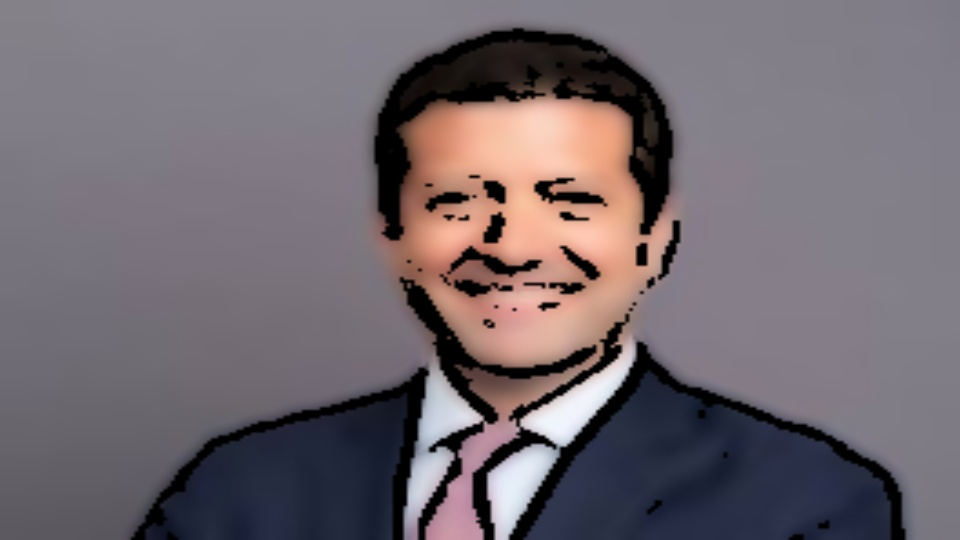
#> input picture Cartoonify/cartoonified_Image.jpg, 960 x 540 px
$ python -i cartoonifier-python-project.py   (imports and definitions only)
#> lines starting #> are read from the running program, lines starting #| are printed output that depends on the picture; after the words box and inside, x2 and y2 are one past the last pixel; in counts of white or black regions, pixels touching at a corner belong together
import cv2 #for image processing
import easygui #to open the filebox
import numpy as np #to store image
import imageio #to read image stored at particular path

import sys
import matplotlib.pyplot as plt
import os
import tkinter as tk
from tkinter import filedialog
from tkinter import *
from PIL import ImageTk, Image   # Pillow
import wget  # for image download

# [4 lines not run here, left out]
# [1 line that did not run here, left out]

def upload():
    ImagePath=easygui.fileopenbox()
    cartoonify(ImagePath)


def cartoonify(ImagePath):
    # read the image
#> called with ImagePath = 'cartoonified_Image.jpg'
    originalmage = cv2.imread(ImagePath)
#> originalmage is the input picture: shape (540, 960, 3); mean B, G, R 111, 104.4, 113.2
    originalmage = cv2.cvtColor(originalmage, cv2.COLOR_BGR2RGB)
    #print(image)  # image is stored in form of numbers

    # confirm that image is chosen
    if originalmage is None:
        print("Can not find any image. Choose appropriate file")
        sys.exit()

    ReSized1 = cv2.resize(originalmage, (960, 540))
    #plt.imshow(ReSized1, cmap='gray')


    #converting an image to grayscale
    grayScaleImage= cv2.cvtColor(originalmage, cv2.COLOR_BGR2GRAY)
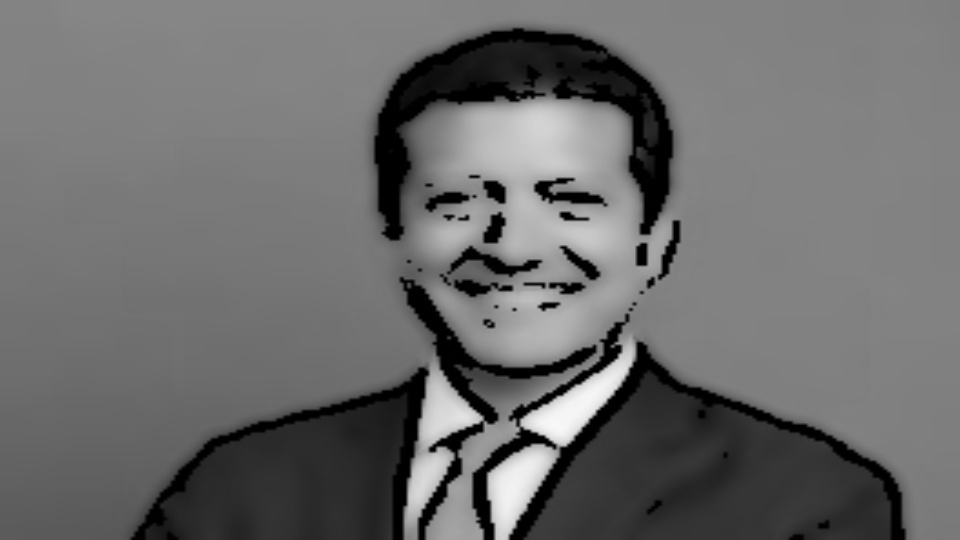
#> grayScaleImage: shape (540, 960); min 0, max 248, mean 107.3
    ReSized2 = cv2.resize(grayScaleImage, (960, 540))
    #plt.imshow(ReSized2, cmap='gray')


    #applying median blur to smoothen an image
    smoothGrayScale = cv2.medianBlur(grayScaleImage, 5)
    ReSized3 = cv2.resize(smoothGrayScale, (960, 540))
    #plt.imshow(ReSized3, cmap='gray')

    #retrieving the edges for cartoon effect
    #by using thresholding technique
    getEdge = cv2.adaptiveThreshold(smoothGrayScale, 255,
        cv2.ADAPTIVE_THRESH_MEAN_C,
        cv2.THRESH_BINARY, 9, 9)
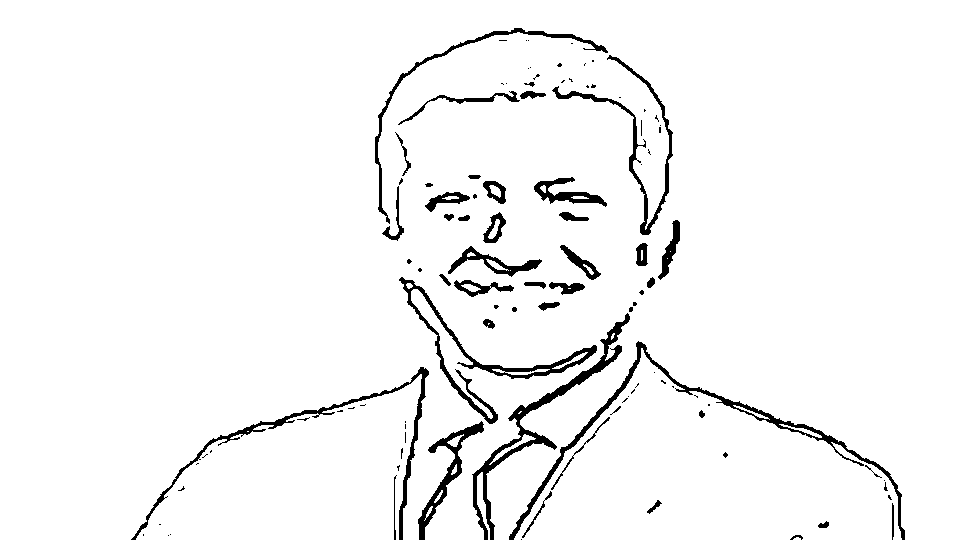
#> getEdge: shape (540, 960); 95.9% white; 106 black regions (63 under 20 px), largest, box (x1, y1, x2, y2) and area: (509, 341, 905, 540) 2785, (472, 313, 630, 540) 2703, (399, 277, 597, 424) 2351

    ReSized4 = cv2.resize(getEdge, (960, 540))
    #plt.imshow(ReSized4, cmap='gray')

    #applying bilateral filter to remove noise
    #and keep edge sharp as required
    colorImage = cv2.bilateralFilter(originalmage, 9, 300, 300)
    ReSized5 = cv2.resize(colorImage, (960, 540))
    #plt.imshow(ReSized5, cmap='gray')


    #masking edged image with our "BEAUTIFY" image
    cartoonImage = cv2.bitwise_and(colorImage, colorImage, mask=getEdge)

    ReSized6 = cv2.resize(cartoonImage, (960, 540))
    #plt.imshow(ReSized6, cmap='gray')

    # Plotting the whole transition
    images=[ReSized1, ReSized2, ReSized3, ReSized4, ReSized5, ReSized6]

    fig, axes = plt.subplots(3,2, figsize=(8,8), subplot_kw={'xticks':[], 'yticks':[]}, gridspec_kw=dict(hspace=0.1, wspace=0.1))
    for i, ax in enumerate(axes.flat):
        ax.imshow(images[i], cmap='gray')

#> (the run stopped early here; a loop or call above may not have finished)

$ run again, on Cartoonify/cartoonify.jpg
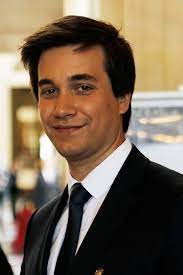
#> input picture Cartoonify/cartoonify.jpg, 183 x 275 px
#> in cartoonify, originalmage is the input picture: shape (275, 183, 3); mean B, G, R 83.5, 103.1, 121
#> in cartoonify, `getEdge = cv2.adaptiveThreshold(smoothGrayScale, 255, cv2.ADAPTIVE_THR..`:
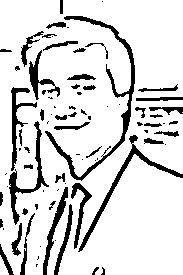
#> getEdge: shape (275, 183); 85.2% white; 81 black regions (37 under 20 px), largest, box (x1, y1, x2, y2) and area: (45, 16, 135, 181) 1331, (78, 135, 183, 252) 816, (9, 121, 49, 225) 669
#> in cartoonify, `ReSized6 = cv2.resize(cartoonImage, (960, 540))`:
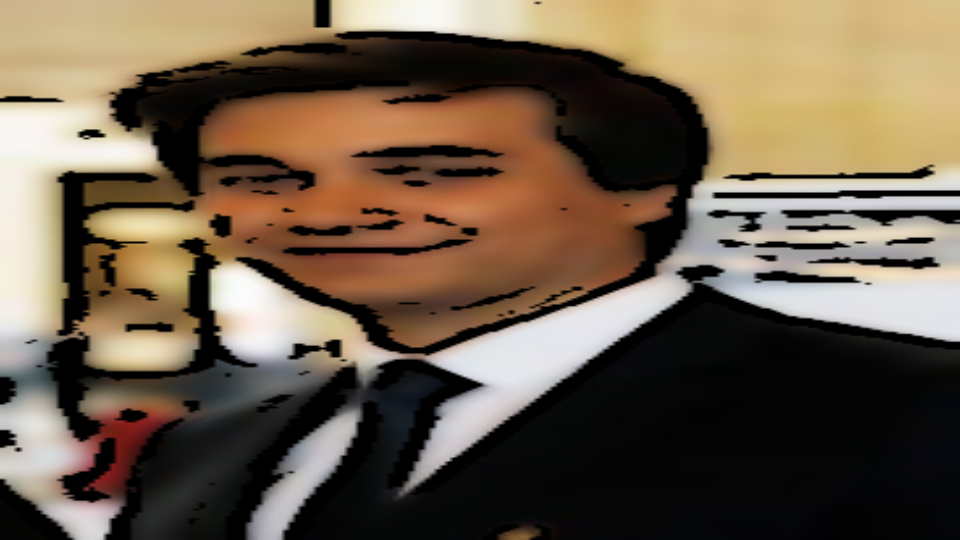
#> ReSized6: shape (540, 960, 3); mean R, G, B 108.3, 92.7, 75.1

$ run again, on Cartoonify/cartoonify_2.jpg
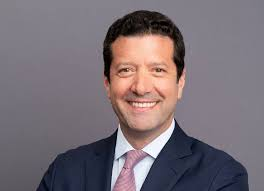
#> input picture Cartoonify/cartoonify_2.jpg, 264 x 191 px
#> in cartoonify, originalmage is the input picture: shape (191, 264, 3); mean B, G, R 117.2, 110.4, 120.5
#> in cartoonify, `getEdge = cv2.adaptiveThreshold(smoothGrayScale, 255, cv2.ADAPTIVE_THR..`:
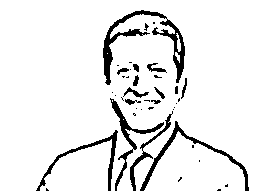
#> getEdge: shape (191, 264); 92.1% white; 41 black regions (26 under 20 px), largest, box (x1, y1, x2, y2) and area: (103, 10, 185, 85) 1259, (140, 121, 249, 191) 671, (110, 98, 164, 191) 580
#> in cartoonify, `cartoonImage = cv2.bitwise_and(colorImage, colorImage, mask=getEdge)`:
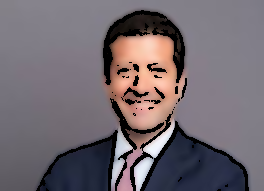
#> cartoonImage: shape (191, 264, 3); mean R, G, B 113.2, 104.5, 111.1
